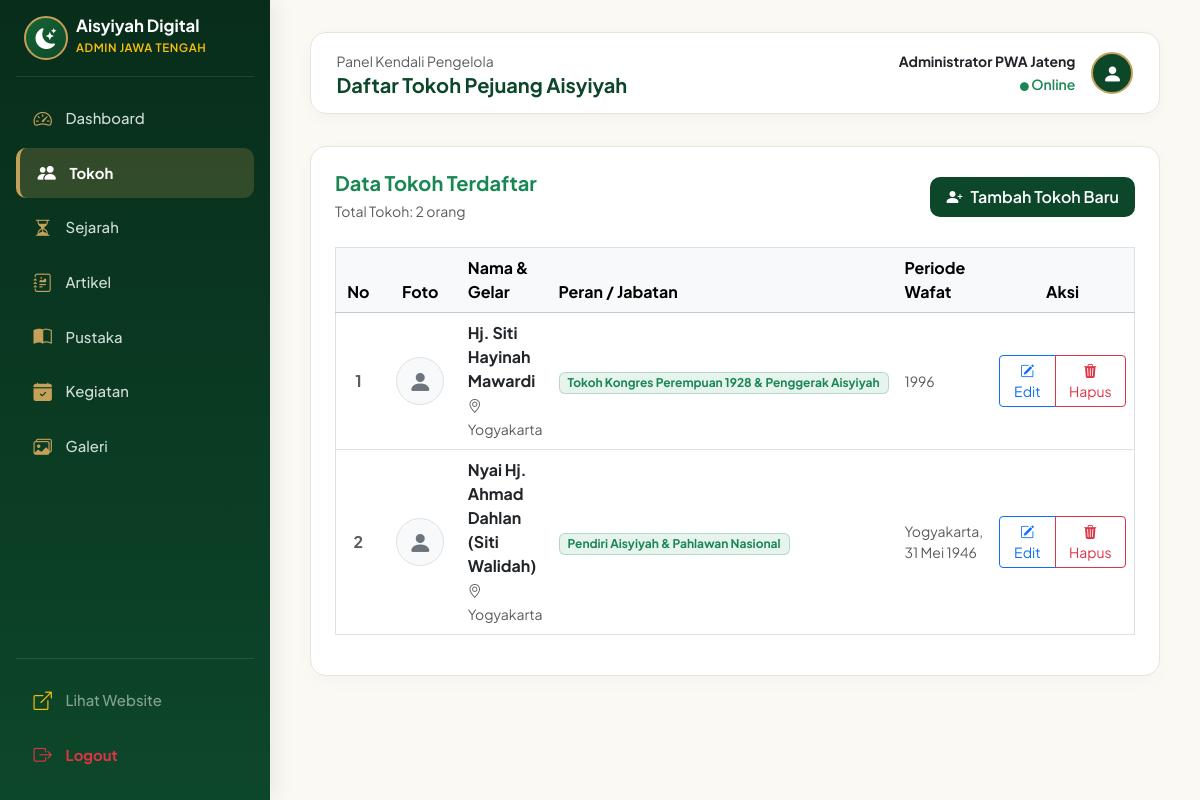
Screenshot of /admin/tokoh/index.php (signed in) with the database file from the repository.
### tables this page shows
CREATE TABLE IF NOT EXISTS `tokoh` (
  `id` INT AUTO_INCREMENT PRIMARY KEY,
  `nama` VARCHAR(150) NOT NULL,
  `peran_jabatan` VARCHAR(150) DEFAULT NULL,
  `tempat_lahir` VARCHAR(100) DEFAULT NULL,
  `tanggal_lahir` DATE DEFAULT NULL,
  `wafat` VARCHAR(100) DEFAULT '-',
  `biografi` TEXT NOT NULL,
  `jasa_perjuangan` TEXT DEFAULT NULL,
  `foto` VARCHAR(255) DEFAULT NULL,
  `created_at` TIMESTAMP DEFAULT CURRENT_TIMESTAMP
);

### admin/tokoh/index.php (the view, shortened to what this page needs)
<?php
include '../../config/database.php';
include '../includes/header.php';
$query = mysqli_query($conn, "SELECT * FROM tokoh ORDER BY id DESC");
?>
<div class="card card-admin p-4">
    <div class="d-flex flex-column flex-md-row justify-content-between align-items-md-center gap-3 mb-4">
        <div>
            <h5 class="fw-bold mb-1 text-success">Data Tokoh Terdaftar</h5>
            <small class="text-muted">Total Tokoh: <?= mysqli_num_rows($query) ?> orang</small>
        </div>
        <a href="tambah.php" class="btn btn-admin-green d-inline-flex align-items-center gap-2 px-3 py-2">
            <i class="bi bi-person-plus-fill"></i>
            <span>Tambah Tokoh Baru</span>
        </a>
    </div>
    <div class="table-responsive">
        <table class="table table-hover align-middle border">
            <thead class="table-light">
                <tr>
                    <th style="width: 50px;" class="text-center">No</th>
                    <th style="width: 90px;" class="text-center">Foto</th>
                    <th>Nama & Gelar</th>
                    <th>Peran / Jabatan</th>
                    <th>Periode Wafat</th>
                    <th style="width: 160px;" class="text-center">Aksi</th>
                </tr>
            </thead>
            <tbody>
                <?php if (mysqli_num_rows($query) > 0) : ?>
                    <?php
                    $no = 1;
                    while ($tokoh = mysqli_fetch_assoc($query)) :
                    ?>
                        <tr>
                            <td class="text-center fw-bold text-muted"><?= $no++ ?></td>
                            <td class="text-center">
                                <?php if (!empty($tokoh['foto']) && file_exists('../../assets/uploads/tokoh/' . $tokoh['foto'])) : ?>
                                    <img src="../../assets/uploads/tokoh/<?= htmlspecialchars($tokoh['foto']) ?>"
                                         alt="<?= htmlspecialchars($tokoh['nama']) ?>"
                                         class="rounded-circle border"
                                         style="width: 48px; height: 48px; object-fit: cover;">
                                <?php else : ?>
                                    <div class="rounded-circle bg-light border d-inline-flex align-items-center justify-content-center text-secondary"
                                         style="width: 48px; height: 48px;">
                                        <i class="bi bi-person-fill fs-4"></i>
                                    </div>
                                <?php endif; ?>
                            </td>
                            <td>
                                <strong class="text-dark d-block"><?= htmlspecialchars($tokoh['nama']) ?></strong>
                                <small class="text-muted">
                                    <i class="bi bi-geo-alt"></i> <?= htmlspecialchars($tokoh['tempat_lahir'] ?? '-') ?>
                                </small>
                            </td>
                            <td>
                                <span class="badge bg-success bg-opacity-10 text-success border border-success border-opacity-25 px-2 py-1">
                                    <?= htmlspecialchars($tokoh['peran_jabatan'] ?? 'Tokoh Aisyiyah') ?>
                                </span>
                            </td>
                            <td class="text-muted small">
                                <?= htmlspecialchars($tokoh['wafat'] ?? '-') ?>
                            </td>
                            <td class="text-center">
                                <div class="btn-group btn-group-sm" role="group">
                                    <a href="edit.php?id=<?= $tokoh['id'] ?>" class="btn btn-outline-primary" title="Ubah Data">
                                        <i class="bi bi-pencil-square"></i> Edit
                                    </a>
                                    <a href="hapus.php?id=<?= $tokoh['id'] ?>"
                                       class="btn btn-outline-danger"
                                       onclick="return confirm('Apakah Anda yakin ingin menghapus data tokoh \'<?= addslashes($tokoh['nama']) ?>\'?')"
                                       title="Hapus Data">
                                        <i class="bi bi-trash3-fill"></i> Hapus
                                    </a>
                                </div>
                            </td>
                        </tr>
                    <?php endwhile; ?>
                <?php endif; ?>
            </tbody>
        </table>
    </div>
</div>
<?php
include '../includes/footer.php';
?>

### admin/includes/header.php (style rules this page uses)
:root { --admin-green: #0d472a; --admin-green-dark: #082d1b; --admin-green-light: #166534; --admin-gold: #c5a059; --admin-gold-light: #f7eed7; --admin-cream: #fbf9f4; --admin-border: #e9e4d6; }
body { font-family: 'Plus Jakarta Sans', system-ui, -apple-system, sans-serif; background-color: var(--admin-cream); color: #232d27; overflow-x: hidden; }
.card-admin { background: #ffffff; border-radius: 16px; border: 1px solid var(--admin-border); box-shadow: 0 5px 20px rgba(0, 0, 0, 0.025); transition: all 0.3s ease; }
.btn-admin-green { background-color: var(--admin-green); color: #fff; font-weight: 600; border-radius: 10px; border: none; padding: 0.6rem 1.2rem; transition: all 0.25s ease; }

### rows the page displays
tokoh: nama "Hj. Siti Hayinah Mawardi", tempat_lahir "Yogyakarta", peran_jabatan "Tokoh Kongres Perempuan 1928 & Penggerak Aisyiyah", wafat "1996"
tokoh: nama "Nyai Hj. Ahmad Dahlan (Siti Walidah)", tempat_lahir "Yogyakarta", peran_jabatan "Pendiri Aisyiyah & Pahlawan Nasional", wafat "Yogyakarta, 31 Mei 1946"

### other values shown
$page_heading "Daftar Tokoh Pejuang Aisyiyah"
$_SESSION['admin_nama'] "Administrator PWA Jateng"
mysqli_num_rows($query) "2"
